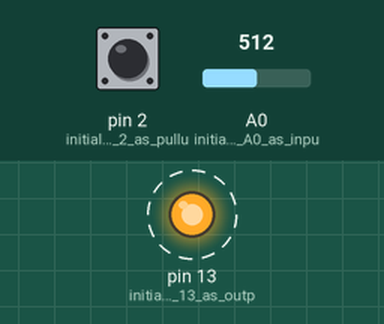
Simulated run of this sketch. Board: Arduino Uno, built with avr-gcc and run on an emulated ATmega328P. Parts: output pins drawn as LEDs (lit = HIGH). Dashed ring = blinking. The test bench sets the inputs (shaded band); at power-on: pin 2 (initialize_pin_2_as_pullu) HIGH, A0 (initialize_pin_A0_as_inpu) = 512. What the sketch prints to the serial monitor is not drawn.

Above: at 0.1 s.
Timing chart, 0 to 3.0 s (numbered marks = the images above):
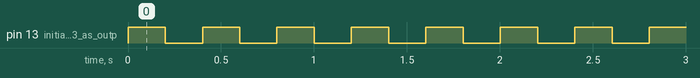

Measured:
- by itself, pin 13 (initialize_pin_13_as_outp): alternates HIGH for 0.20 s and LOW for 0.20 s

The sketch:

introC_pins.ino
```cpp
/*
   @author  Tomás de Camino Beck
   www.inventoria.org
*/
void setup() {
  pinMode(A0,INPUT); //initialize pin A0 as input
  pinMode(2,INPUT_PULLUP);//initialize pin 2 as pullup
  pinMode(13,OUTPUT);//initialize pin 13 as output
  Serial.begin(9600); //prepare serial port
}

void loop() {
  digitalWrite(13, HIGH);
  int val = analogRead(A0);
  int boton = digitalRead(2);
  Serial.print(val);
  Serial.print(",");
  Serial.println(boton);
  delay(200);
  digitalWrite(13, LOW);
  delay(200);
  digitalWrite(13,LOW);

}
```
